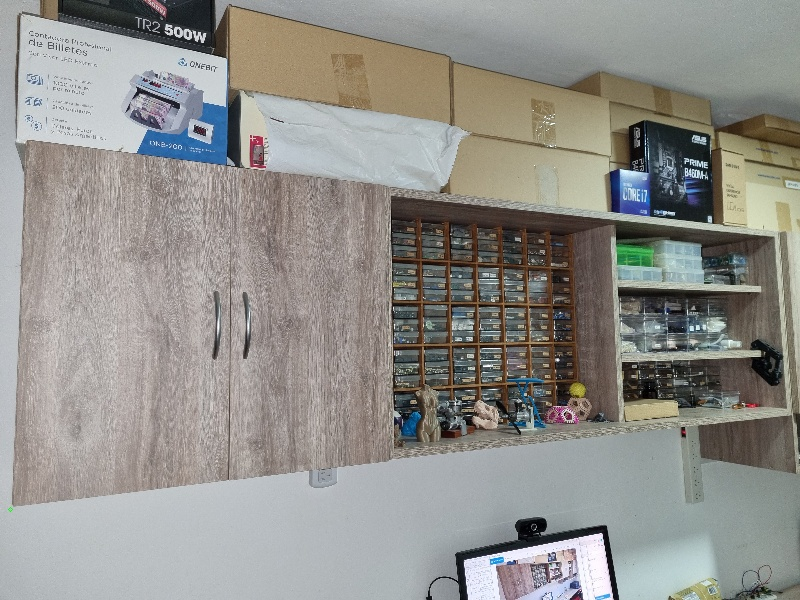
#> input picture tp9/entrada.jpg, 800 x 600 px
$ python tp9.py
#> lines starting #> are read from the running program, lines starting #| are printed output that depends on the picture; long printed decimals are rounded
#! /usr/bin/env python
# -*- coding: utf-8 -*-
#****************************************************************************************
#                       TP9: Medición de objetos
#****************************************************************************************
#
# En base a las medidas de la puerta de un mueble, el programa permite tomar medidas
# siempre tomadas en el mismo plano.
#
# 'g' guarda la imagen con las mediciones actuales
# 'r' restaura la imagen (con la transf. de perspectiva aplicada, lista para las mediciones)
# 'o' permite mostrar la imagen original tomada en perspectiva
# 'q' finaliza el script
#****************************************************************************************
# El script lee la imagen 'entrada.jpg'
#****************************************************************************************

import os
import shutil
import cv2
import numpy as np
from math import sqrt

#****************************************************************************************
#                           Mediciones Reales
#
# Ancho de Puerta   -> 29,6cm
# Alto de Puerta    -> 53,0cm
# Canto de la madera->  1,8cm
# Ancho de la imagen rectificada 188cm
# Ancho de la imagen rectificada 53.6cm
# Relacion de aspecto usada W:800, H:600
#----------------------------------------------------
# esquinas = [[26,139],[781,231],[794,415],[10,509]]
cm_px_x = 0.235             # cm_px_x = 188/800
cm_px_y = 0.09              # cm_px_y = 53.6/600
#----------------------------------------------------
dir = 'tmp'                 # preparo el directorio de salida para guardar las imagenes
if(os.path.exists(dir)):
    shutil.rmtree(dir)
if(not os.path.exists(dir)):
    os.mkdir(dir)
output_file = '{}/{:03}.png'
cont = 1
#----------------------------------------------------

blue = (255, 0, 0); green = (0, 255, 0); red = (0, 0, 255)
drawing = False         # True si el mouse es presionado
ptos = []               # lista de puntos seleccionados para la medicion
title_img = 'Imagen Rectificada'
title_img_orig = 'Imagen original tomada en perspectiva'
img_entrada = 'entrada.jpg'

esquinas = [[26,139],[781,231],[794,415],[10,509]]

#**********************************************************************
# Funcion para guardar las mediciones de la imagen.
#**********************************************************************
def guardar(imagen):
    global cont
    cv2.imwrite(output_file.format(dir,cont),imagen)
    print("imagen guardada:", output_file.format(dir,cont))
    cont+=1

#**********************************************************************
# Funcion para rectificar la imgen original.
#**********************************************************************
def t_perspectiva(imagen):

    pts1 = np.float32([esquinas])
    print('T. Homografia -> p1: {0}, p2: {1}, p3: {2}, p4: {3}'
                  .format(esquinas[0], esquinas[1], esquinas[2], esquinas[3]))

    p_out = np.float32([[0,0],[ancho,0],[ancho,alto],[0,alto]])

    H = cv2.getPerspectiveTransform(pts1, p_out)
    tp = cv2.warpPerspective(imagen, H, (ancho, alto))
    return tp

#**********************************************************************
# Funcion convertir de pixeles a metros.
#**********************************************************************
#
# Primero debo encontrar la hipotenusa del triangulo formado por el
# delta en X y el delta en Y, esa sera la distancia a convertir  de
# pixeles a metros.
# Los incrementos pueden ser negativos pero al elevarlos al cuadrado
# no es necesario controlar esta condicion para que las mediciones
# sean siempre positivas
#**********************************************************************
def px_to_m(pi,pf):

    cx = pf[0] - pi[0]
    cy = pf[1] - pi[1]

    cmx = cx*cm_px_x/100
    cmy = cy*cm_px_y/100
    hip = sqrt(cmx**2 + cmy**2)

    hip = round(hip, 3)
    print('cx: {0}, cy: {1}, cmx: {2}, cmy: {3}, -> {4}m'
          .format(cx, cy, cmx, cmy, hip))
    return str(hip)

#**********************************************************************
# Funcion de callback para eventos del mouse.
#**********************************************************************
def marcar_puntos(event, x, y, flags, param):
    global drawing, ptos

    if (event == cv2.EVENT_LBUTTONDOWN):
        drawing = True
        ptos.append([x,y])
        if (len(ptos)==2):
            print("")
            print("Puntos: ", ptos)
            cv2.line(img_marcada, ptos[0],ptos[1], green)
            medicion = px_to_m(ptos[0],ptos[1])
            cv2.putText( img_marcada , medicion+'m', (x+10, y+10), cv2.FONT_HERSHEY_SIMPLEX, 0.75, green, 1 , cv2.LINE_AA)
            # actualizo la imagen de base
            img_rectificada[:] = img_marcada[:]
            drawing = False
            ptos.clear()

    elif (event == cv2.EVENT_MOUSEMOVE):
        if (drawing is True):
            img_marcada[:] = img_rectificada[:]
            cv2.line(img_marcada, ptos[0], (x,y), green)

#**********************************************************************
# Inicio del script
#**********************************************************************
print("TP N9")
print("Menu de opciones:")
print("'g' guarda la imagen con las mediciones actuales.")
print("'r' restaura la imagen.")
print("'o' mostrar la imagen original tomada en perspectiva.")
print("'q' finaliza el script.")
print("")

img = cv2.imread(img_entrada, 1)
#> img is the input picture: shape (600, 800, 3); mean B, G, R 139.7, 144.1, 145.3

alto,ancho = img.shape[:2]
#> alto = 600; ancho = 800
print('Imagen Original-> H: {0}, W: {1}, ratio: {2}'
      .format(alto,ancho,(alto/ancho)))
#| Imagen Original-> H: 600, W: 800, ratio: 0.75

img_rectificada = t_perspectiva(img)
#> in t_perspectiva, `tp = cv2.warpPerspective(imagen, H, (ancho, alto))`:
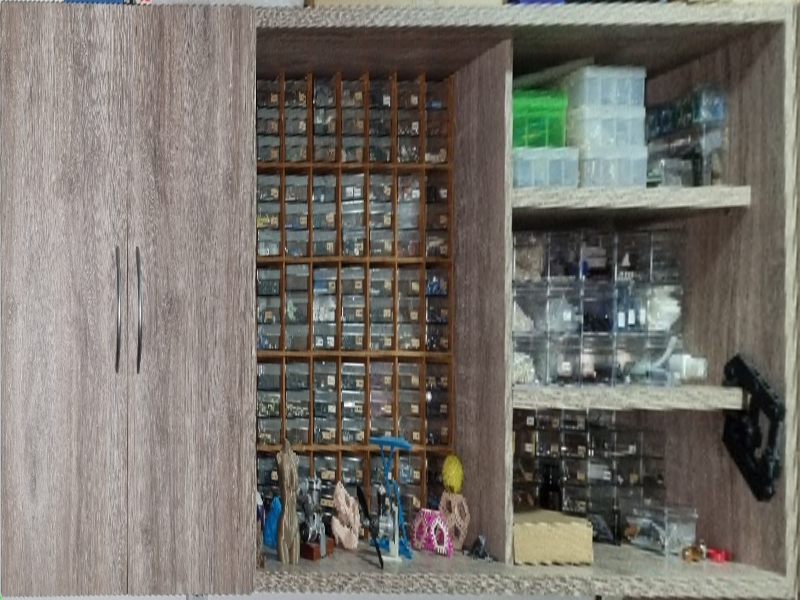
#> tp: shape (600, 800, 3); mean B, G, R 108.4, 115.1, 119
copia_rectif = img_rectificada.copy()	        # hago una copia para poder restaurarla
img_marcada = img_rectificada.copy()
cv2.imwrite('imagen rectificada.png', img_rectificada)

cv2.namedWindow(title_img)
cv2.setMouseCallback(title_img, marcar_puntos)

while(1):
    cv2.imshow(title_img, img_marcada)
    k = cv2.waitKey(1) & 0xFF
#> (key q is pressed here)
    if k == ord('g'):      # guarda la imagen con las selecciones actuales
        guardar(img_marcada)

    if k == ord('o'):      # permite mostrar la imagen original tomada en perspectiva
        print('Imagen Original...')
        cv2.imshow(title_img_orig, img)

    if k == ord('r'):      # restaurar la imagen rectificada
        img_rectificada[:] = copia_rectif[:]
        img_marcada[:] = copia_rectif[:]
        cv2.imshow(title_img, img_marcada)
        print('Imagen restaurada')

    if k == ord('q'):      # finalizar el script
        print('Script finalizado correctamente')
        break

#**************************************************

cv2.destroyAllWindows()

$ run again, with tp9/medidas de muestra.PNG saved as tp9/entrada.jpg
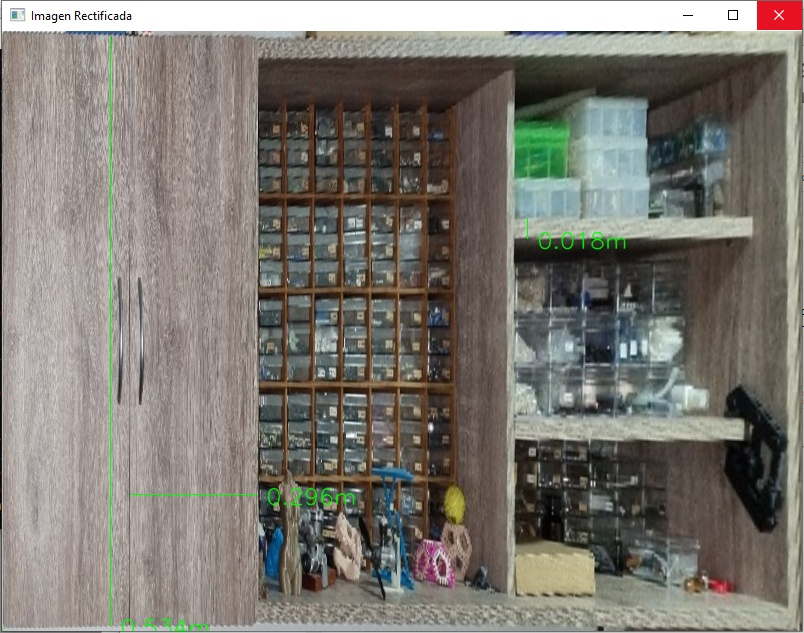
#> input picture tp9/medidas de muestra.PNG, 804 x 633 px
#> img is the input picture: shape (633, 804, 3); mean B, G, R 114.3, 121.3, 124.8
#| Imagen Original-> H: 633, W: 804, ratio: 0.7873
#> in t_perspectiva, `tp = cv2.warpPerspective(imagen, H, (ancho, alto))`:
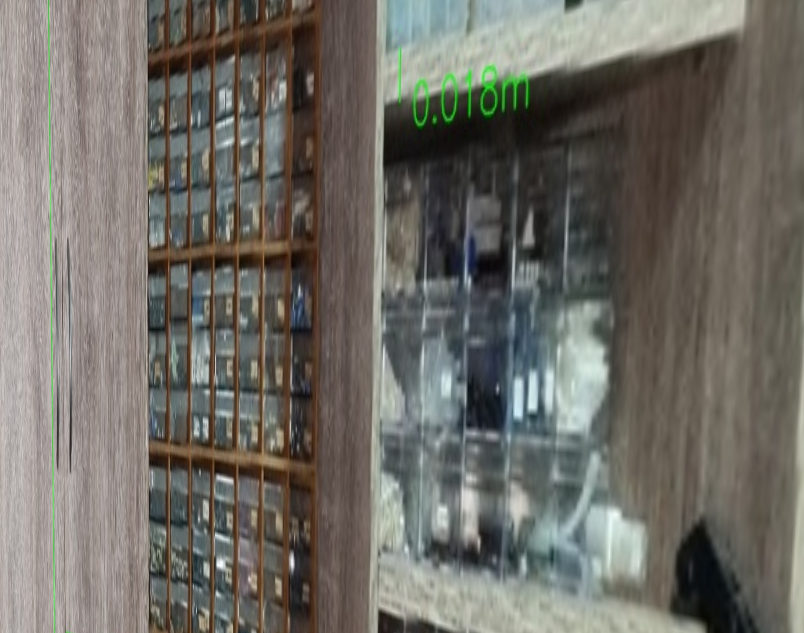
#> tp: shape (633, 804, 3); mean B, G, R 102, 108.9, 111.5
